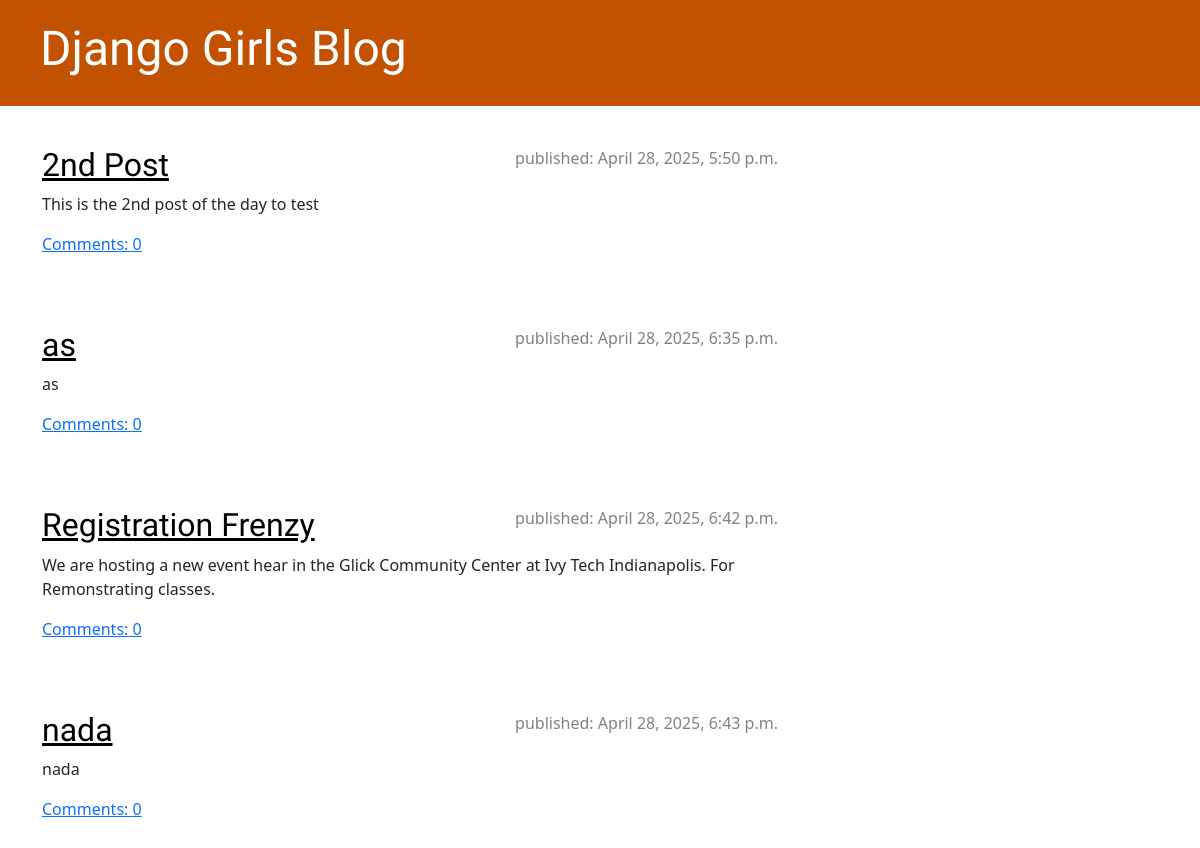
The page / on the database its author committed.
### blog/models.py (models this page shows, shortened)
class Post(models.Model):
    author = models.ForeignKey(settings.AUTH_USER_MODEL, on_delete=models.CASCADE)
    title = models.CharField(max_length=200)
    text = models.TextField()
    created_date = models.DateTimeField(default=timezone.now)
    published_date = models.DateTimeField(blank=True, null=True)

### blog/views.py (the view)
# urls.py: path('', views.post_list, name ='post_list'),
def post_list(request):
    posts = Post.objects.filter(published_date__lte = timezone.now()).order_by('published_date')
    return render(request, 'blog/post_list.html', {'posts' : posts})

### blog/templates/blog/post_list.html
{% extends 'blog/base.html' %}
{% block content %}
    {% for post in posts %}
        <div class="post">
            <time class="date">published: {{post.published_date}} </time>
            <h2><a href="{% url 'post_detail' pk=post.pk %}">{{post.title}}</a></h2>
            <p>{{post.text|linebreaksbr}}</p>
            <a href="{% url 'post_detail' pk=post.pk %}">Comments: {{ post.comments.count }}</a>
        </div>
    {% endfor %}
{% endblock %}

### blog/static/css/blog.css (style rules this page uses)
h1, h2, h3, h4 { font-family: 'Lobster', cursive; }
.date { color: #828282; }
.post { margin-bottom: 70px; }
.post h2 a, .post h2 a:visited { color: #000000; }
.post > .date, .post > .actions { float: right; }

### rows shown on the page
Post: published_date "April 28, 2025, 5:50 p.m.", title "2nd Post", text "This is the 2nd post of the day to test", comments.count "0"
Post: published_date "April 28, 2025, 6:35 p.m.", title "as", text "as", comments.count "0"
Post: published_date "April 28, 2025, 6:42 p.m.", title "Registration Frenzy", text "We are hosting a new event hear in the Glick Community Center at Ivy Tech Indianapolis. For Remonstrating classes.", comments.count "0"
Post: published_date "April 28, 2025, 6:43 p.m.", title "nada", text "nada", comments.count "0"
